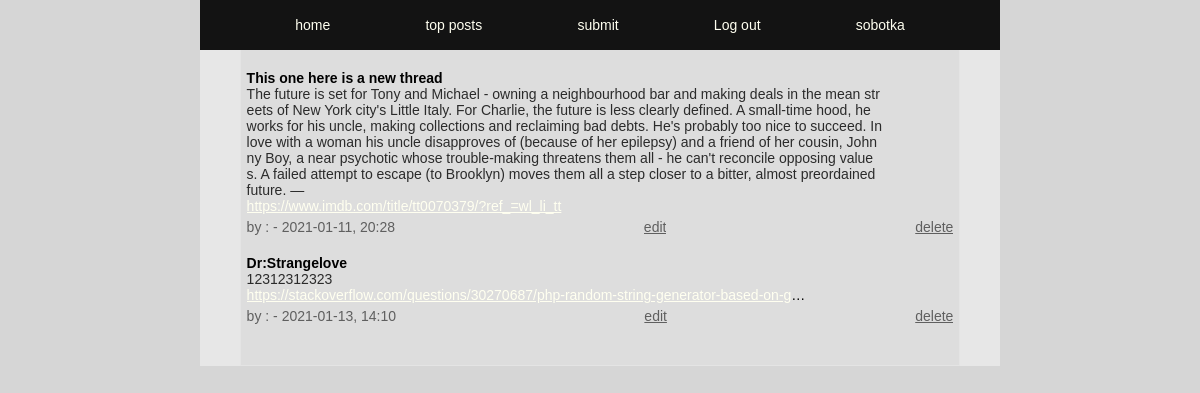
Page /posts.php (signed in) on the committed database.
### tables this page shows
CREATE TABLE posts (
id INTEGER PRIMARY KEY AUTOINCREMENT,
title TEXT,
user_id INTEGER,
url TEXT,
description TEXT,
post_date DATETIME);

### app/functions.php (called while the page is built, shortened)
<?php
function getUserPosts($pdo, $userId)
{
    $statement = $pdo->prepare("SELECT * FROM posts WHERE user_id = :user_id");
    $statement->BindParam(':user_id', $userId, PDO::PARAM_STR);
    $statement->execute();
    $posts = $statement->fetchAll(PDO::FETCH_ASSOC);
    return $posts;
}
function getRandomKey($keyLength)
{
    $randomKey = '';
    for ($i = 0; $i < $keyLength; $i++) {
        $randomKey .= chr(mt_rand(33, 126));
    }
    return $randomKey;
}

### posts.php (the view, shortened to what this page needs)
<?php
require __DIR__ . ('/app/autoload.php');
require __DIR__ . ('/app/views/header.php');
require __DIR__ . ('/app/views/nav.php');
$userId = $_SESSION['user']['id'];
$posts = getUserPosts($pdo, $userId);
?>
<main>
    <section>
        <article class="index-container">
            <?php foreach ($posts as $post) : ?>
                <?php $keyLength = 15; ?>
                <?php $randomKey = getRandomKey($keyLength); ?>
                <div class="index-title">
                    <h4> <?= $post['title']; ?> </h4>
                </div>
                <div class="index-description">
                    <p><?= $post['description'] ?></p>
                </div>
                <div class="index-url">
                    <a href="<?= $post['url']; ?>"><?= $post['url']; ?></a>
                </div>
                <div class="index-poster-info">
                    <p><?= "by : " . $post['username'] . " - " . $post['post_date']; ?></p>
                    <a href="comments.php?id=<?= $post['id'] ?>">edit</a>
                    <a href=<?= "/app/posts/postdelete.php?postid=" . $post['id'] . '&&deletekey=' .  $randomKey; ?>>delete</a>
                </div>
            <?php endforeach; ?>
        </article>
    </section>
</main>

### app/assets/style.css (style rules this page uses)
* { box-sizing: border-box; margin: 0; font-family: Verdana, Geneva, Tahoma, sans-serif, Arial, Teko-regular; font-size: 14px; }
body { width: 100%; display: flex; justify-content: center; min-height: 100vh; width: 100%; position: absolute; margin-left: auto; margin-right: auto; background-color: rgb(214, 214, 214); }
a { color :ivory; }
main { display: flex; justify-content: center; height: 100%; width: 100%; background-color: #4e463a; max-width: 800px; }
section { display: flex; justify-content: center; width: 100% ; max-width: 800px; min-height:100% ; margin-top: 50px; background-color: rgb(231, 231, 231); flex-wrap: wrap; }

### app/assets/index.css (style rules this page uses)
.index-container { display: flex; width: 90%; height:auto; flex-wrap: wrap; background-color: rgb(221, 221, 221); border: 1px solid rgb(228, 228, 228); border-top: none; padding: 0.4rem ; padding-bottom: 2.5rem; }
.index-title { height : auto; width: 100%; margin-top: 1rem; }
.index-description { height : auto; word-break: break-all; width:90%; font-size: 16px; color: rgb(43, 43, 43); }
.index-url { width: 80%; overflow: hidden; text-overflow: ellipsis; white-space: nowrap; }
.index-poster-info { padding:0.4rem 0 0.4rem; display: flex; justify-content: space-between; height: auto; width: 100%; font-size: 14px; color: rgb(95, 95, 95); }
.index-poster-info a { color: rgb(95, 95, 95); overflow: hidden; text-overflow: ellipsis; white-space: nowrap; }

### rows in the picture
posts: title "This one here is a new thread", description "The future is set for Tony and Michael - owning a neighbourhood bar and making deals in the mean streets of New York city's Little Italy. For Charlie, the future is less clearly defined. A small-time hood, he works for his uncle, making collections and reclaiming bad debts. He's probably too nice to succeed. In love with a woman his uncle disapproves of (because of her epilepsy) and a friend of her cousin, Johnny Boy, a near psychotic whose trouble-making threatens them all - he can't reconcile opposing values. A failed attempt to escape (to Brooklyn) moves them all a step closer to a bitter, almost preordained future. —", url "https://www.imdb.com/title/tt0070379/?ref_=wl_li_tt", post_date "2021-01-11, 20:28"
posts: title "Dr:Strangelove", description "12312312323", url "https://stackoverflow.com/questions/30270687/php-random-string-generator-based-on-g…", post_date "2021-01-13, 14:10"

### other values in the picture
$_SESSION['user']['username'] "sobotka"
